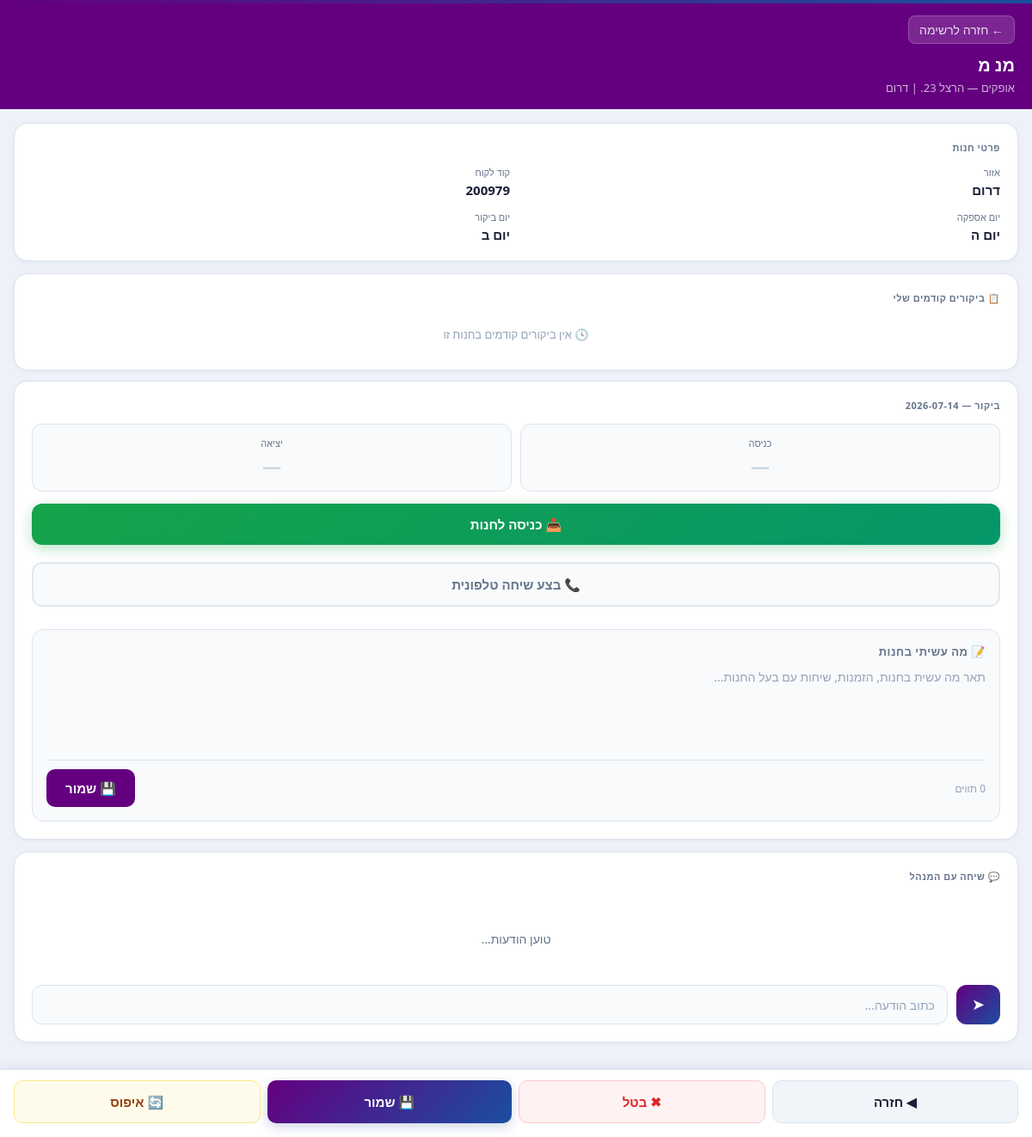
The app's page /store/1237 (signed in) with its own data.
### tables this page shows
CREATE TABLE customers (
        id INTEGER PRIMARY KEY AUTOINCREMENT,
        card_code TEXT,
        name TEXT NOT NULL,
        city TEXT,
        address TEXT,
        region TEXT,
        delivery_day TEXT,
        x_days INTEGER,
        visit_day TEXT
    , traffic_light TEXT, assigned_visit_day TEXT, week_1 INTEGER DEFAULT 0, week_2 INTEGER DEFAULT 0, week_3 INTEGER DEFAULT 0, week_4 INTEGER DEFAULT 0, week_5 INTEGER DEFAULT 0, week_6 INTEGER DEFAULT 0);

### main.py (the view)
@app.get("/store/{customer_id}", response_class=HTMLResponse)
async def store_detail(request: Request, customer_id: int, date: str = None, agent_id: int = None):
    user = get_current_user(request)
    if not user:
        return RedirectResponse("/")
    try:
        visit_date = datetime.strptime(date, "%Y-%m-%d").date() if date else now_il().date()
    except ValueError:
        visit_date = now_il().date()
    is_manager = (user['role'] == 'manager')
    db = get_db()
    customer = db.execute("SELECT * FROM customers WHERE id=?", (customer_id,)).fetchone()
    if not customer:
        db.close()
        raise HTTPException(404)
    if is_manager and agent_id:
        visit = db.execute(
            "SELECT * FROM visits WHERE user_id=? AND customer_id=? AND visit_date=?",
            (agent_id, customer_id, str(visit_date))
        ).fetchone()
        back_url = f"/manager/agent/{agent_id}?date={visit_date}"
    elif is_manager:
        visit = db.execute(
            "SELECT * FROM visits WHERE customer_id=? AND visit_date=? ORDER BY check_in_time DESC",
            (customer_id, str(visit_date))
        ).fetchone()
        back_url = f"/manager?date={visit_date}"
    else:
        visit = db.execute(
            "SELECT * FROM visits WHERE user_id=? AND customer_id=? AND visit_date=?",
            (user['id'], customer_id, str(visit_date))
        ).fetchone()
        back_url = f"/dashboard?date={visit_date}"
    if is_manager:
        history = db.execute(
            """SELECT v.*, u.name as agent_name FROM visits v
               JOIN users u ON v.user_id = u.id
               WHERE v.customer_id=?
               ORDER BY v.visit_date DESC, v.check_in_time DESC""",
            (customer_id,)
        ).fetchall()
    else:
        history = db.execute(
            """SELECT v.*, u.name as agent_name FROM visits v
               JOIN users u ON v.user_id = u.id
               WHERE v.customer_id=? AND v.user_id=?
               ORDER BY v.visit_date DESC, v.check_in_time DESC""",
            (customer_id, user['id'])
        ).fetchall()
    db.close()
    return templates.TemplateResponse("store.html", {
        "request": request,
        "user": user,
        "customer": dict(customer),
        "visit": dict(visit) if visit else None,
        "history": [dict(h) for h in history],
        "visit_date": str(visit_date),
        "is_manager": is_manager,
        "back_url": back_url,
        "HEBREW_DAY_NAMES": HEBREW_DAY_NAMES,
        "cfg": COMPANY_CONFIG,
    })

### templates/store.html (shortened to what this page needs)
<!DOCTYPE html>
<html lang="he" dir="rtl">
<head>
</head>
<body>
<div class="app-header">
  <a href="{{ back_url }}" class="back-btn">← חזרה לרשימה</a>
  <div class="store-title">{{ customer.name }}</div>
  <div class="store-meta-line">{{ customer.city }}{% if customer.address %} — {{ customer.address }}{% endif %} | {{ customer.region }}</div>
</div>
{% if is_manager %}
<div class="content">
  <div class="info-card">
    <div class="card-title">📊 סיכום ביקור — {{ visit_date }}</div>
    {% if visit and visit.check_out_time %}
    <div class="completed-msg">✅ הביקור הושלם</div>
    {% if visit.is_phone %}<div class="phone-badge">📞 פגישה טלפונית</div>{% endif %}
    <div class="time-row">
      <div class="time-box"><div class="time-lbl">כניסה</div><div class="time-val">{{ visit.check_in_time[:5] }}</div></div>
      <div class="time-box"><div class="time-lbl">יציאה</div><div class="time-val">{{ visit.check_out_time[:5] }}</div></div>
    </div>
    {% if visit.duration_minutes %}
    <div class="duration-badge">⏱️ שהייה כוללת: {% if visit.duration_minutes >= 60 %}{{ visit.duration_minutes // 60 }}ש' {{ visit.duration_minutes % 60 }}ד'{% else %}{{ visit.duration_minutes }} דקות{% endif %}
    {% if visit.pause_duration_minutes %} | ⏸ השהייה: {{ visit.pause_duration_minutes }} דקות | 🤝 פגישה נטו: {{ visit.duration_minutes - visit.pause_duration_minutes }} דקות{% endif %}
    </div>
    {% endif %}
    {% if visit.notes %}
    <div class="saved-notes">
      <div class="card-title">📝 הערות הסוכן</div>
      {{ visit.notes }}
    </div>
    {% endif %}
    {% elif visit and visit.check_in_time %}
    <div class="checkin-active">🟡 הסוכן נמצא כרגע בחנות — כניסה בשעה {{ visit.check_in_time[:5] }}
    {% if visit.paused_at %}<br>⏸ כרגע בהשהייה מ-{{ visit.paused_at[:5] }}{% endif %}
    </div>
    {% if visit.is_phone %}<div class="phone-badge">📞 פגישה טלפונית</div>{% endif %}
    {% else %}
    <div class="no-visit">❌ הסוכן לא ביקר בחנות זו היום</div>
    {% endif %}
  </div>
  {% if history %}
  <div class="info-card">
    <div class="card-title">📅 היסטוריית ביקורים</div>
    {% for h in history %}
    <div class="history-item">
      <div class="history-date">{{ h.visit_date }} — {{ h.agent_name }}{% if h.is_phone %} <span style="background:#fed7aa;color:#c2410c;border-radius:6px;padding:2px 7px;font-size:12px;font-weight:700;margin-right:4px">📞 טלפוני</span>{% endif %}</div>
      <div class="history-times">כניסה: {{ h.check_in_time[:5] if h.check_in_time else '—' }} | יציאה: {{ h.check_out_time[:5] if h.check_out_time else '—' }}{% if h.duration_minutes %} | ⏱ {% if h.duration_minutes >= 60 %}{{ h.duration_minutes // 60 }}ש' {{ h.duration_minutes % 60 }}ד'{% else %}{{ h.duration_minutes }}ד'{% endif %}{% endif %}</div>
      {% if h.notes %}<div class="history-notes">{{ h.notes }}</div>{% endif %}
    </div>
    {% endfor %}
  </div>
  {% endif %}
  <div class="info-card">
    <div class="card-title">💬 תקשורת עם הסוכן</div>
    <div class="chat-messages" id="chatMessages">
      <div id="chatList"></div>
      <div class="chat-empty" id="chatEmpty">טוען הודעות...</div>
    </div>
    <div class="chat-input-row">
      <button class="chat-send" onclick="sendComment()">➤</button>
      <input class="chat-input" id="chatInput" type="text" placeholder="כתוב הודעה לסוכן..." onkeydown="if(event.key==='Enter') sendComment()">
    </div>
  </div>
</div>
<div class="toast" id="toast"></div>
<div class="bottom-bar">
  <a href="{{ back_url }}" class="bar-btn btn-ghost">◀ חזרה</a>
  <button class="bar-btn btn-meeting" onclick="openMeetingModal()">📅 תיאום פגישה</button>
  <button class="bar-btn btn-danger" onclick="resetVisit()">🔄 איפוס</button>
</div>
{% else %}
<div class="content">
  <div class="info-card">
    <div class="card-title">פרטי חנות</div>
    <div class="info-grid">
      <div><div class="info-label">אזור</div><div class="info-value">{{ customer.region }}</div></div>
      <div><div class="info-label">קוד לקוח</div><div class="info-value">{{ customer.card_code }}</div></div>
      <div><div class="info-label">יום אספקה</div><div class="info-value">יום {{ customer.delivery_day }}</div></div>
      <div><div class="info-label">יום ביקור</div><div class="info-value">יום {{ customer.assigned_visit_day or customer.visit_day }}</div></div>
    </div>
  </div>
  <div class="info-card" style="margin-bottom:12px">
    <div class="card-title">📋 ביקורים קודמים שלי{% if history %} ({{ history|length }}){% endif %}</div>
    {% if history %}
      {% for h in history %}
      <div class="history-item">
        <div class="history-date">{{ h.visit_date }}{% if h.is_phone %} 📞{% endif %}</div>
        {% if h.notes %}
          <div class="history-notes">{{ h.notes }}</div>
        {% else %}
          <div style="font-size:12px;color:#94a3b8;font-style:italic">ללא הערות</div>
        {% endif %}
      </div>
      {% endfor %}
    {% else %}
      <div style="font-size:13px;color:#94a3b8;text-align:center;padding:12px 0">🕓 אין ביקורים קודמים בחנות זו</div>
    {% endif %}
  </div>
  <div class="info-card">
    <div class="card-title">ביקור — {{ visit_date }}</div>
    {% if visit and visit.check_out_time %}
    <div class="completed-msg">✅ הביקור הושלם!</div>
    {% if visit.is_phone %}<div class="phone-badge">📞 פגישה טלפונית</div>{% endif %}
    <div class="time-row">
      <div class="time-box"><div class="time-lbl">כניסה</div><div class="time-val">{{ visit.check_in_time[:5] if visit.check_in_time else '—' }}</div></div>
      <div class="time-box"><div class="time-lbl">יציאה</div><div class="time-val">{{ visit.check_out_time[:5] if visit.check_out_time else '—' }}</div></div>
    </div>
    {% if visit.duration_minutes %}
    <div class="duration-badge">⏱️ שהייה: {% if visit.duration_minutes >= 60 %}{{ visit.duration_minutes // 60 }} שעות {{ visit.duration_minutes % 60 }} דקות{% else %}{{ visit.duration_minutes }} דקות{% endif %}</div>
    {% endif %}
    <button class="action-btn btn-phone {% if visit.is_phone %}phone-active{% endif %}" id="phoneBtn" onclick="togglePhone()" style="margin-top:10px">
      {% if visit.is_phone %}✅ בוצעה שיחה טלפונית{% else %}📞 פגישה טלפונית{% endif %}
    </button>
    {% else %}
    <div class="time-row">
      <div class="time-box"><div class="time-lbl">כניסה</div><div class="time-val empty">—</div></div>
      <div class="time-box"><div class="time-lbl">יציאה</div><div class="time-val empty">—</div></div>
    </div>
    <button class="action-btn btn-checkin" onclick="doCheckin()">📥 כניסה לחנות</button>
    <button class="action-btn btn-phone {% if visit and visit.is_phone %}phone-active{% endif %}" id="phoneBtn" onclick="togglePhone()" style="margin-top:10px">
      {% if visit and visit.is_phone %}✅ בוצעה שיחה טלפונית{% else %}📞 בצע שיחה טלפונית{% endif %}
    </button>
    {% endif %}
    <div class="notes-section">
      <div class="notes-label">📝 מה עשיתי בחנות</div>
      <textarea id="notesField" placeholder="תאר מה עשית בחנות, הזמנות, שיחות עם בעל החנות..." oninput="updateCharCount(this); markUnsaved()">{{ (visit.notes or '') if visit else '' }}</textarea>
      <div class="notes-footer">
        <span class="notes-char-count" id="charCount">{{ (visit.notes | length) if visit and visit.notes else 0 }} תווים</span>
        <button class="save-notes-btn" id="saveNotesBtn" onclick="saveNotes()">{% if visit and visit.notes %}✅ נשמר{% else %}💾 שמור{% endif %}</button>
      </div>
    </div>
  </div>
  <div class="info-card">
    <div class="card-title">💬 שיחה עם המנהל</div>
    <div class="chat-messages" id="chatMessages">
      <div class="chat-empty" id="chatEmpty">טוען הודעות...</div>
    </div>
    <div class="chat-input-row">
      <button class="chat-send" onclick="sendComment()">➤</button>
      <input class="chat-input" id="chatInput" type="text" placeholder="כתוב הודעה..." onkeydown="if(event.key==='Enter') sendComment()">
    </div>
  </div>
</div>
<div class="bottom-bar">
  <a href="{{ back_url }}" class="bar-btn btn-ghost">◀ חזרה</a>
  <button class="bar-btn btn-cancel" onclick="cancelAction()">✖ בטל</button>
  <button class="bar-btn btn-primary" id="saveAllBtn" onclick="saveAll()">💾 שמור</button>
  <button class="bar-btn btn-danger" onclick="resetVisit()">🔄 איפוס</button>
</div>
{% endif %}
</body>
</html>

### records on screen
customers: name "מנ מ", city "אופקים", address "הרצל 23.", region "דרום", card_code "200979", delivery_day "ה", assigned_visit_day "ב"

### other values on screen
{{ visit_date }} "2026-07-14"
